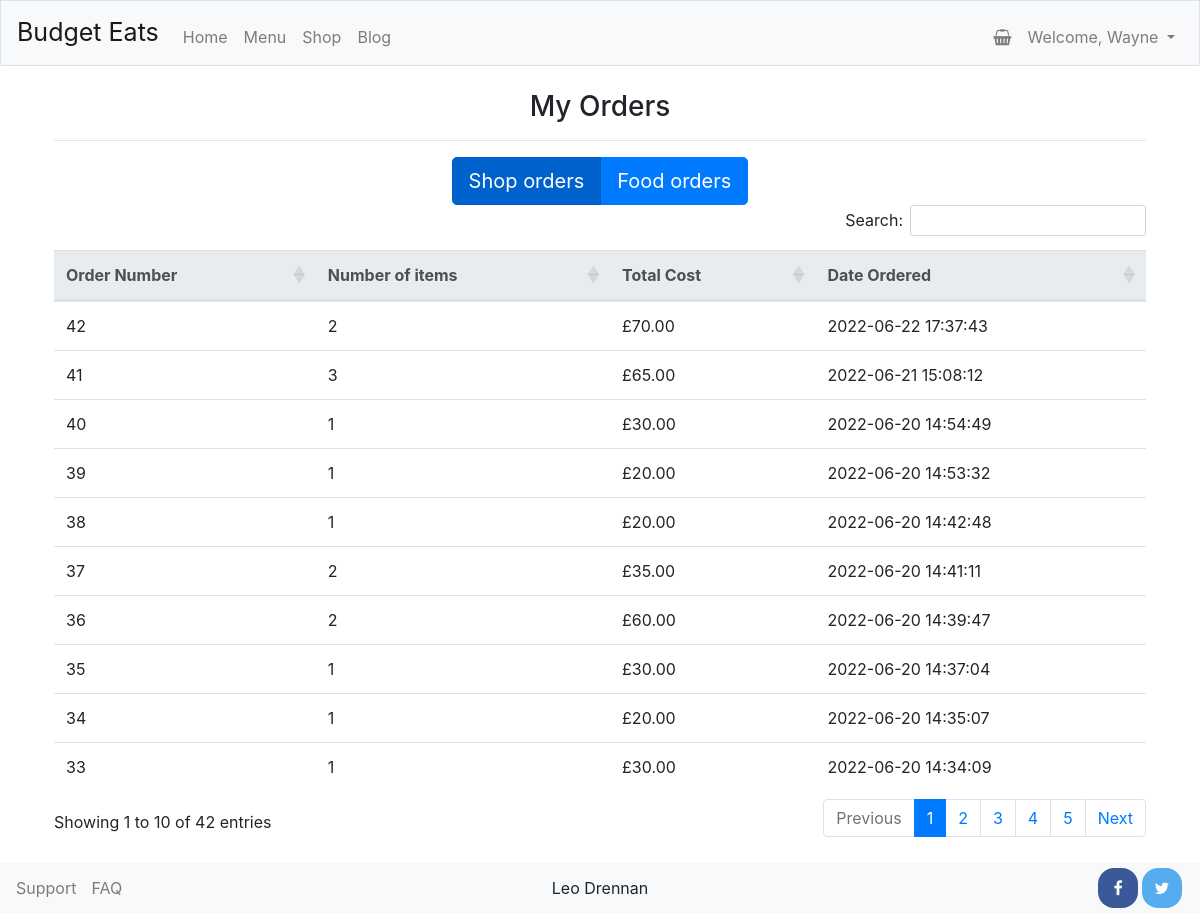
The page /order_history (signed in) on the database its author committed.
### tables this page shows
CREATE TABLE orders (
    id INTEGER,
    user_id INTEGER,
    destination_id INTEGER,
    payment_id INTEGER,
    phone_number INTEGER,
    total_cost INTEGER,
    timestamp DATETIME, total_items,
    PRIMARY KEY(id),
    FOREIGN KEY(user_id) REFERENCES users(id),
    FOREIGN KEY(destination_id) REFERENCES destination(id),
    FOREIGN KEY(payment_id) REFERENCES payment(id)
);

### application.py (the view)
@app.route("/order_history")
@login_required("/order_history")
def my_orders():
    orders = db.execute("SELECT * FROM orders WHERE user_id = ? ORDER BY timestamp DESC", session["user_id"])
    food_orders = db.execute("SELECT id, total_cost, timestamp, servings FROM food_orders WHERE user_id = ? ORDER BY timestamp DESC", session["user_id"])
    return render_template("account/order_history.html", orders=orders, food_orders=food_orders)

### application.py (called while the page is built)
@app.after_request
def after_request(response):
    response.headers["Cache-Control"] = "no-cache, no-store, must-revalidate"
    response.headers["Expires"] = 0
    response.headers["Pragma"] = "no-cache"
    return response

### helpers.py (called while the page is built)
def login_required(destination):
    def decorator(f):
        @wraps(f)
        def decorated_function(*args, **kwargs):
            if session.get("user_id") is None:
                return redirect(f"/login{destination}")
            return f(*args, **kwargs)
        return decorated_function
    return decorator

def gbp(value):
    return f"£{value:,.2f}"

### templates/account/order_history.html (shortened to what this page needs)
{% extends "layout.html" %}
{% block main %}
    <h3 class="centered">My Orders</h3>
    <hr>
    <div class="centered">
        <div class="btn-group btn-group-toggle" id="table-toggle" data-toggle="buttons">
            <label class="btn btn-primary btn-lg active">
                <input type="radio" name="options" id="showShop" autocomplete="off" checked> Shop orders
            </label>
            <label class="btn btn-primary btn-lg">
                <input type="radio" name="options" id="showFood" autocomplete="off"> Food orders
            </label>
        </div>
    </div>
    <table class="table table-hover" id="shopOrders">
        <thead class="thead-light">
            <tr>
                <th>Order Number</th>
                <th>Number of items</th>
                <th>Total Cost</th>
                <th>Date Ordered</th>
            </tr>
        </thead>
        <tbody>
            {% for order in orders %}
                <tr class="clickable-row" data-url="/order/{{ order.id }}" style="cursor: pointer">
                    <td>{{ order.id }}</td>
                    <td>{{ order.total_items }}</td>
                    <td>{{ order.total_cost | gbp }}</td>
                    <td>{{ order.timestamp }}</td>
                </tr>
            {% endfor %}
        </tbody>
    </table>
{% endblock %}

### static/styles.css (style rules this page uses)
.centered { text-align: center !important; }
.btn { box-shadow: none !important; }

### rows shown on the page
orders: id "42", total_items "2", total_cost|gbp "£70.00", timestamp "2022-06-22 17:37:43"
orders: id "41", total_items "3", total_cost|gbp "£65.00", timestamp "2022-06-21 15:08:12"
orders: id "40", total_items "1", total_cost|gbp "£30.00", timestamp "2022-06-20 14:54:49"
orders: id "39", total_items "1", total_cost|gbp "£20.00", timestamp "2022-06-20 14:53:32"
orders: id "38", total_items "1", total_cost|gbp "£20.00", timestamp "2022-06-20 14:42:48"
orders: id "37", total_items "2", total_cost|gbp "£35.00", timestamp "2022-06-20 14:41:11"
orders: id "36", total_items "2", total_cost|gbp "£60.00", timestamp "2022-06-20 14:39:47"
orders: id "35", total_items "1", total_cost|gbp "£30.00", timestamp "2022-06-20 14:37:04"
orders: id "34", total_items "1", total_cost|gbp "£20.00", timestamp "2022-06-20 14:35:07"
orders: id "33", total_items "1", total_cost|gbp "£30.00", timestamp "2022-06-20 14:34:09"

### other values the page prints
{{ session.name }} "Wayne"
